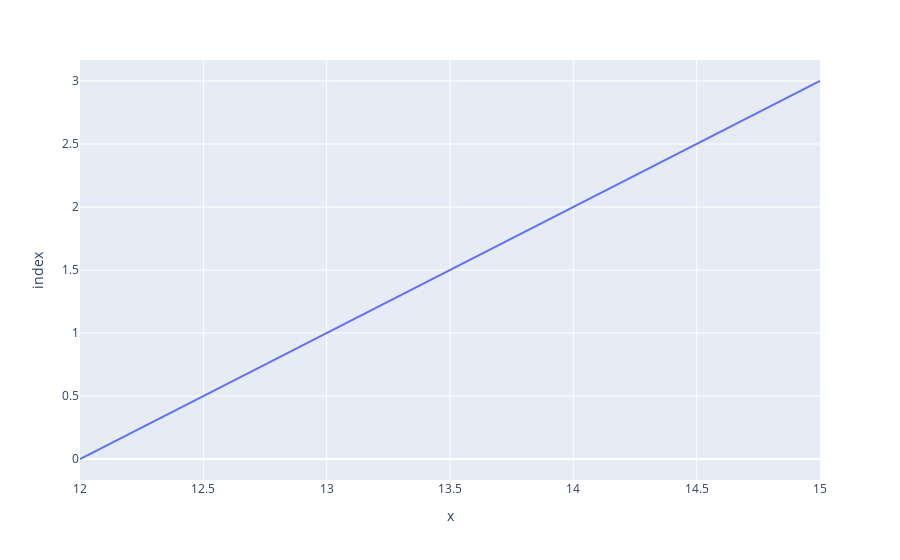

Notebook code cell kept with this figure:
### Code cell
x= [1,2,3,4]
y=[12,13,14,15]
fig = px.line(x,y)
fig.show()

### Figure 1 — Plotly figure (JSON) as saved in the notebook; plotly's stock layout.template omitted (floating-point values rounded to 4 significant figures)
{"data": [{"hovertemplate": "x=%{x}<br>index=%{y}<extra></extra>", "legendgroup": "", "line": {"color": "#636efa", "dash": "solid"}, "marker": {"symbol": "circle"}, "mode": "lines", "name": "", "orientation": "h", "showlegend": false, "type": "scatter", "x": [12, 13, 14, 15], "xaxis": "x", "y": [0, 1, 2, 3], "yaxis": "y"}], "layout": {"autosize": true, "legend": {"tracegroupgap": 0}, "margin": {"t": 60}, "xaxis": {"anchor": "y", "autorange": true, "domain": [0, 1], "range": [12, 15], "title": {"text": "x"}, "type": "linear"}, "yaxis": {"anchor": "x", "autorange": true, "domain": [0, 1], "range": [-0.1667, 3.167], "title": {"text": "index"}, "type": "linear"}}}
